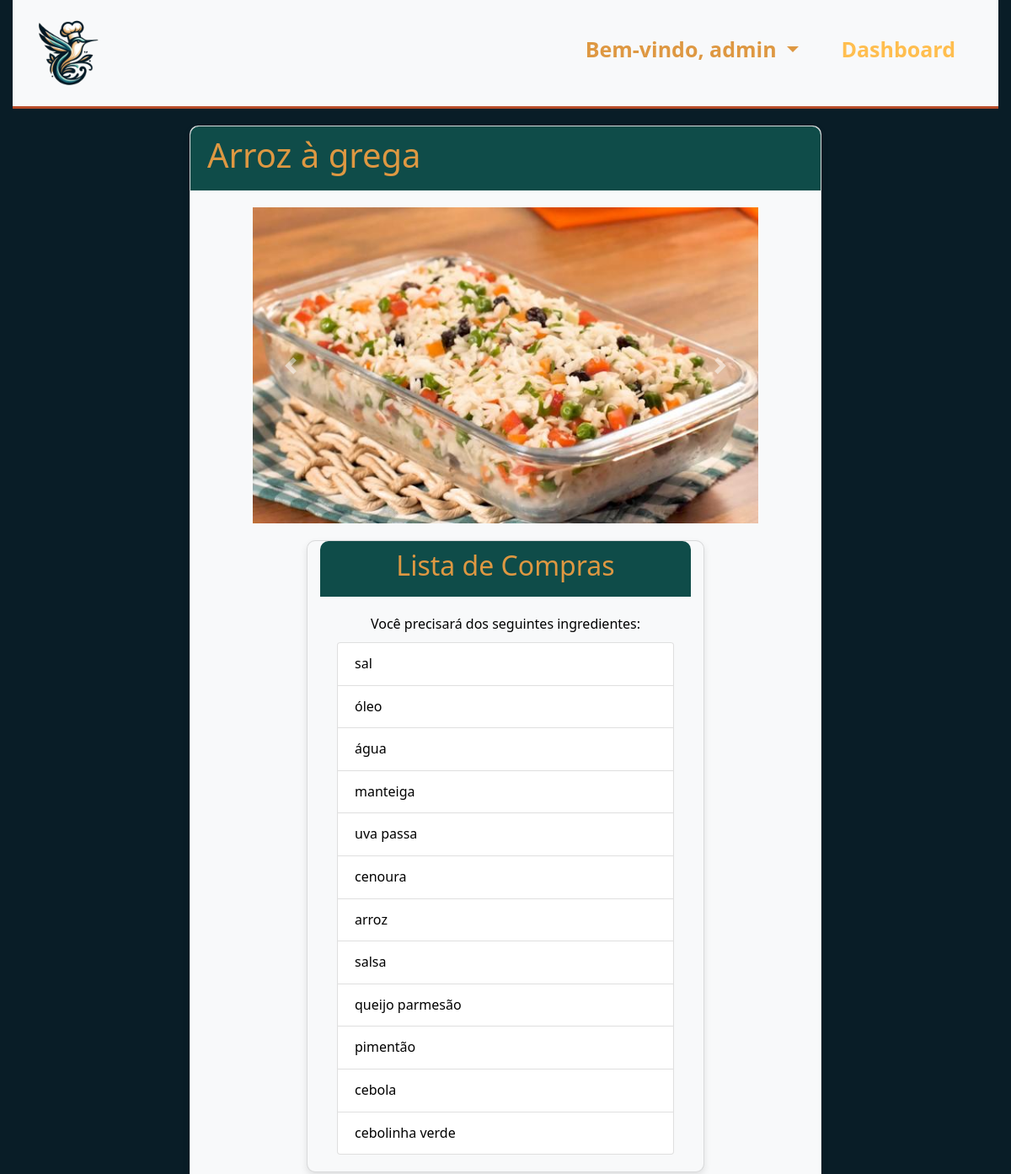
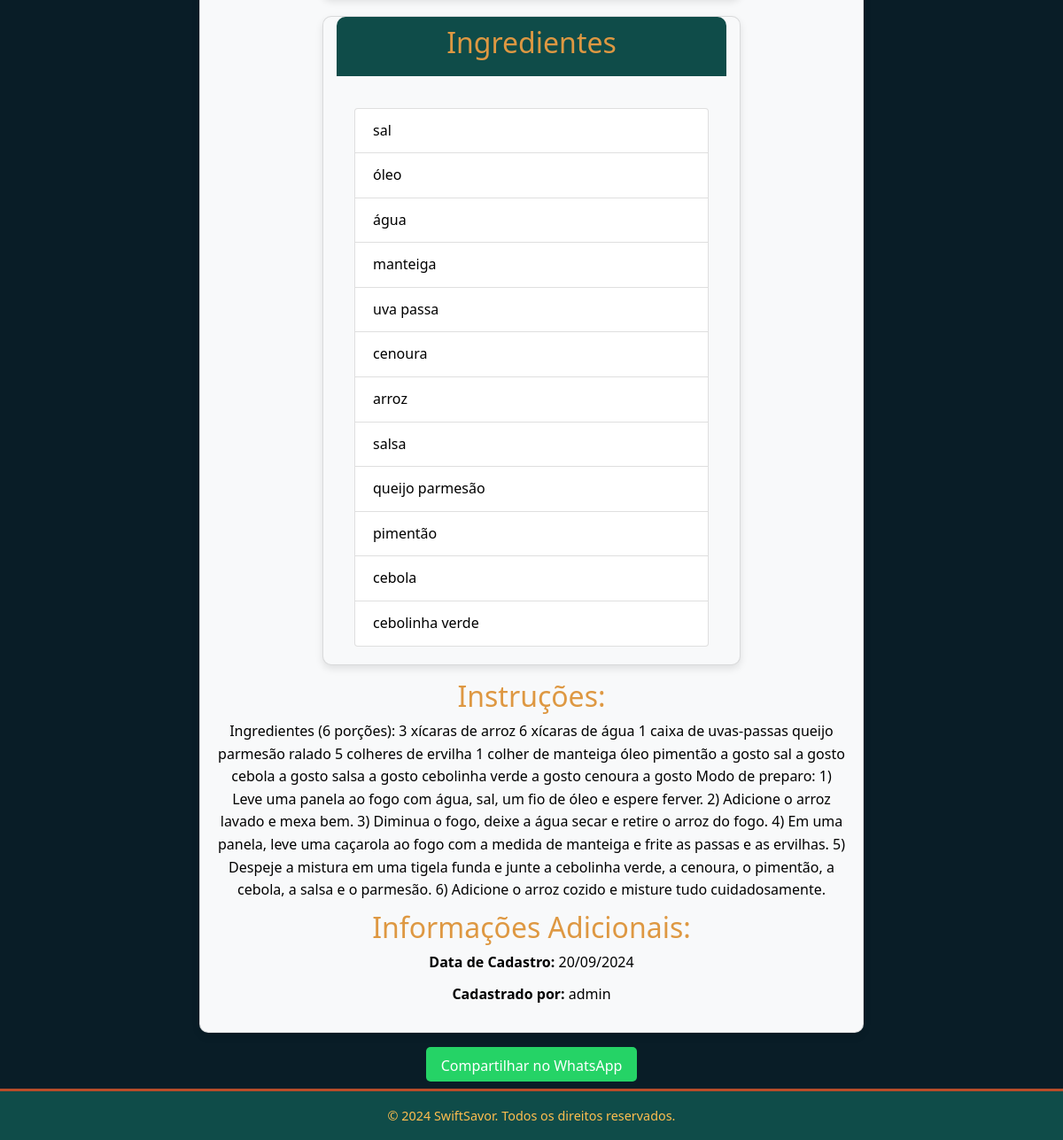
The page /recipes/28/ (signed in) on the database its author committed (2 pictures, top to bottom).
### recipes/models.py (models this page shows, shortened)
class Receita(models.Model):
    nome = models.CharField(max_length=200)
    ingredientes = models.ManyToManyField(Ingrediente)
    instruções = models.TextField()
    usuario = models.ForeignKey(User, on_delete=models.SET_NULL, null=True, blank=True)
    data_cadastro = models.DateField(auto_now_add=False, default=timezone.now)
    aprovada = models.BooleanField(default=False)

class ImagemReceita(models.Model):
    receita = models.ForeignKey(Receita, related_name='imagens_receita', on_delete=models.CASCADE)
    imagem = models.ImageField(upload_to='receitas/', null=True, blank=True)
    url = models.URLField(blank=True, null=True)

### ingredients/models.py (models this page shows, shortened)
class Ingrediente(models.Model):
    nome = models.CharField(max_length=200)
    user = models.ForeignKey(settings.AUTH_USER_MODEL, on_delete=models.CASCADE, null=True)

### recipes/views.py (the view)
# urls.py: path('<int:receita_id>/', views.detalhes_receita, name='detalhes_receita'),
@login_required
def detalhes_receita(request, receita_id):
    receita = get_object_or_404(Receita, pk=receita_id)
    ingredientes_usuario_ids = UsuarioIngrediente.objects.filter(
        usuario=request.user
    ).values_list('ingrediente_id', flat=True)
    ingredientes_faltando = receita.ingredientes.exclude(id__in=ingredientes_usuario_ids)
    return render(request, 'recipes/detalhes_receita.html', {'receita': receita, 'ingredientes_faltando': ingredientes_faltando})

### recipes/templates/recipes/detalhes_receita.html (shortened to what this page needs)
{% extends 'main/base.html' %}
{% block content %}
<div class="container-fluid detalhes-receita">
    <div class="row justify-content-center">
        <div class="col-lg-8">
            <div class="card">
                <div class="card-header detalhes-receita-header">
                    <h1>{{ receita.nome }}</h1>
                </div>
                <div class="card-body detalhes-receita-body">
                    <div id="carouselReceita" class="carousel slide custom-carousel mb-3" data-ride="carousel" data-interval="false">
                        <div class="carousel-inner">
                            {% for imagem in receita.imagens_receita.all %}
                                <div class="carousel-item {% if forloop.first %}active{% endif %}">
                                    {% if imagem.imagem %}
                                        <img src="{{ imagem.imagem.url }}" class="d-block w-100" alt="{{ receita.nome }}">
                                    {% elif imagem.url %}
                                        <img src="{{ imagem.url }}" class="d-block w-100" alt="{{ receita.nome }}">
                                    {% else %}
                                        <p>Nenhuma imagem disponível.</p>
                                    {% endif %}
                                </div>
                            {% endfor %}
                        </div>
                        <a class="carousel-control-prev" href="#carouselReceita" role="button" data-slide="prev">
                            <span class="carousel-control-prev-icon" aria-hidden="true"></span>
                        </a>
                        <a class="carousel-control-next" href="#carouselReceita" role="button" data-slide="next">
                            <span class="carousel-control-next-icon" aria-hidden="true"></span>
                        </a>
                    </div>
                    <div class="card mb-3 detalhes-receita-card col-md-8 mx-auto">
                        <div class="card-header detalhes-receita-card-header w-100">
                            <h2>Lista de Compras</h2>
                        </div>
                        <div class="card-body detalhes-receita-card-body">
                            <div class="detalhes-receita-compras">
                                {% if ingredientes_faltando %}
                                    <p class="mb-0">Você precisará dos seguintes ingredientes:</p>
                                    <ul class="list-group mt-2">
                                        {% for ingrediente in ingredientes_faltando %}
                                            <li class="list-group-item detalhes-receita-item">{{ ingrediente.nome }}</li>
                                        {% endfor %}
                                    </ul>
                                {% else %}
                                    <p>Você tem todos os ingredientes para fazer esta receita!</p>
                                {% endif %}
                            </div>
                        </div>
                    </div>
                    <div class="card mb-3 detalhes-receita-card col-md-8 mx-auto">
                        <div class="card-header detalhes-receita-card-header">
                            <h2>Ingredientes</h2>
                        </div>
                        <div class="card-body detalhes-receita-card-body">
                            <ul class="detalhes-receita-ingredientes list-group mt-3">
                                {% for ingrediente in receita.ingredientes.all %}
                                    <li class="detalhes-receita-item list-group-item">{{ ingrediente.nome }}</li>
                                {% endfor %}
                            </ul>
                        </div>
                    </div>
                    <h2>Instruções:</h2>
                    <p class="detalhes-receita-instrucoes">{{ receita.instruções }}</p>
                    <h2>Informações Adicionais:</h2>
                    <p class="detalhes-receita-info"><strong>Data de Cadastro:</strong> {{ receita.data_cadastro|date:"d/m/Y" }}</p>
                    {% if receita.usuario %}
                        <p class="detalhes-receita-info"><strong>Cadastrado por:</strong> {{ receita.usuario.username }}</p>
                    {% else %}
                        <p class="detalhes-receita-info"><strong>Cadastrado por:</strong> Usuário desconhecido</p>
                    {% endif %}
                </div>
            </div>
        </div>
    </div>
</div>
<div class="text-center mt-3 detalhes-receita-whatsapp">
    <a href="https://api.whatsapp.com/send?text=Confira+a+receita:+{{ receita.nome }}+{{ request.build_absolute_uri }}" class="btn btn-whatsapp">
        Compartilhar no WhatsApp
    </a>
</div>
{% endblock %}

### main/templates/main/base.html (shortened to what this page needs)
{% load static %}
<!DOCTYPE html>
<html lang="pt-BR">
<head>
    <link rel="stylesheet" href="https://stackpath.bootstrapcdn.com/bootstrap/4.3.1/css/bootstrap.min.css">
    <link rel="stylesheet" href="{% static 'main/css/styles.css' %}">
    <link rel="stylesheet" href="https://cdnjs.cloudflare.com/ajax/libs/font-awesome/5.15.3/css/all.min.css">
    <link rel="stylesheet" href="https://cdnjs.cloudflare.com/ajax/libs/font-awesome/6.0.0/css/all.min.css" />
</head>
<body>
    <div class="container-fluid">
        <nav class="navbar navbar-expand-lg navbar-light bg-light">
            <a href="{% url 'index' %}" class="navbar-brand">
                <img src="{% static 'main/logo.png' %}" alt="SwiftSavor Logo" height="100">
            </a>
            <div class="collapse navbar-collapse justify-content-end" id="navbarNav">
                <ul class="navbar-nav">
                    {% if user.is_authenticated %}
                        <li class="nav-item dropdown">
                            <a class="nav-link dropdown-toggle px3" href="#" id="navbarDropdownUsuario" role="button" data-toggle="dropdown" aria-haspopup="true" aria-expanded="false">
                                Bem-vindo, {{ user.username }}
                            </a>
                        </li>
                        {% if user.is_staff %}
                            <li class="nav-item">
                                <a class="nav-link px3" href="{% url 'admin_dashboard' %}">Dashboard</a>
                            </li>
                        {% endif %}
                    {% endif %}
                </ul>
            </div>
        </nav>
        {% block content %}{% endblock %}
    </div>
    <footer class="footer mt-auto py-3">
        <div class="container-fluid">
            <p class="mb-0 w-100 text-center">&copy; 2024 SwiftSavor. Todos os direitos reservados.</p>
        </div>
    </footer>
</body>
</html>

### main/static/main/css/styles.css (style rules this page uses)
* { margin: 0; padding: 0; box-sizing: border-box; }
body { background-color: #091d27; color: #ffffff; font-family: 'Segoe UI', Tahoma, Geneva, Verdana, sans-serif; font-size: 1rem; line-height: 1.6; min-height: 100vh; display: flex; flex-direction: column; }
a { color: #409094; text-decoration: none; }
.footer { background-color: #0f4c49; color: #ffbe4f; padding: 10px 0; text-align: center; border-top: 3px solid #b84c29; font-size: 0.9rem; }
.navbar { background-color: #409094; border-bottom: 3px solid #b84c29; min-height: 80px; width: 100%; display: flex; justify-content: space-between; align-items: center; }
.navbar .navbar-brand, .navbar .nav-link, .navbar .dropdown-item, .navbar .nav-item.dropdown > .nav-link { color: #de9842; transition: color 0.3s ease-in-out; }
.navbar-nav { align-items: center; display: flex; line-height: 20px; margin-top: auto; margin-bottom: auto; flex-wrap: wrap; }
.navbar-nav > .nav-item { margin-right: 20px; margin-bottom: 10px; }
.navbar .nav-link.px3 { color: #ffbe4f; font-weight: bold; font-size: 25px; text-decoration: none; padding: 0 15px; transition: color 0.3s ease-in-out; }
h1, h2, h3, h4, h5, h6 { color: #de9842; line-height: 1.2; }
.btn { font-size: 1rem; padding: 0.5rem 1rem; height: 2.4rem; text-align: center; display: flex; justify-content: center; align-items: center; margin-bottom: 0.5rem; }
.detalhes-receita .card { background-color: #f8f9fa; border-radius: 10px; box-shadow: 0 4px 8px rgba(0, 0, 0, 0.1); margin-top: 20px; }
.detalhes-receita .card-header { background-color: #0f4c49; color: #ffbe4f; border-bottom: none; border-top-left-radius: 10px; border-top-right-radius: 10px; padding: 10px 20px; }
.detalhes-receita .card-body { color: #000; text-align: center; padding: 20px; }
.detalhes-receita .card-body ul { list-style: none; }
.detalhes-receita .card-body p { color: #000; margin-bottom: 10px; }
.detalhes-receita .custom-carousel { max-width: 600px; margin: 0 auto; }
.detalhes-receita .carousel-inner img { max-width: 100%; height: auto; }
.btn-whatsapp { background-color: #25d366; color: #fff; padding: 8px 16px; border-radius: 5px; text-decoration: none; transition: background-color 0.3s; display: inline-block; width: auto; }
.list-group-item { display: flex; justify-content: space-between; align-items: center; }

### rows shown on the page
Receita: nome "Arroz à grega", instruções "Ingredientes (6 porções): 3 xícaras de arroz 6 xícaras de água 1 caixa de uvas-passas queijo parmesão ralado 5 colheres de ervilha 1 colher de manteiga óleo pimentão a gosto sal a gosto cebola a gosto salsa a gosto cebolinha verde a gosto cenoura a gosto Modo de preparo: 1) Leve uma panela ao fogo com água, sal, um fio de óleo e espere ferver. 2) Adicione o arroz lavado e mexa bem. 3) Diminua o fogo, deixe a água secar e retire o arroz do fogo. 4) Em uma panela, leve uma caçarola ao fogo com a medida de manteiga e frite as passas e as ervilhas. 5) Despeje a mistura em uma tigela funda e junte a cebolinha verde, a cenoura, o pimentão, a cebola, a salsa e o parmesão. 6) Adicione o arroz…", data_cadastro "20/09/2024", usuario.username "admin"
ImagemReceita: imagem (picture)
Ingrediente: nome "sal"
Ingrediente: nome "óleo"
Ingrediente: nome "água"
Ingrediente: nome "manteiga"
Ingrediente: nome "uva passa"
Ingrediente: nome "cenoura"
Ingrediente: nome "arroz"
Ingrediente: nome "salsa"
Ingrediente: nome "queijo parmesão"
Ingrediente: nome "pimentão"
Ingrediente: nome "cebola"
Ingrediente: nome "cebolinha verde"

### other values the page prints
{{ user.username }} "admin"
